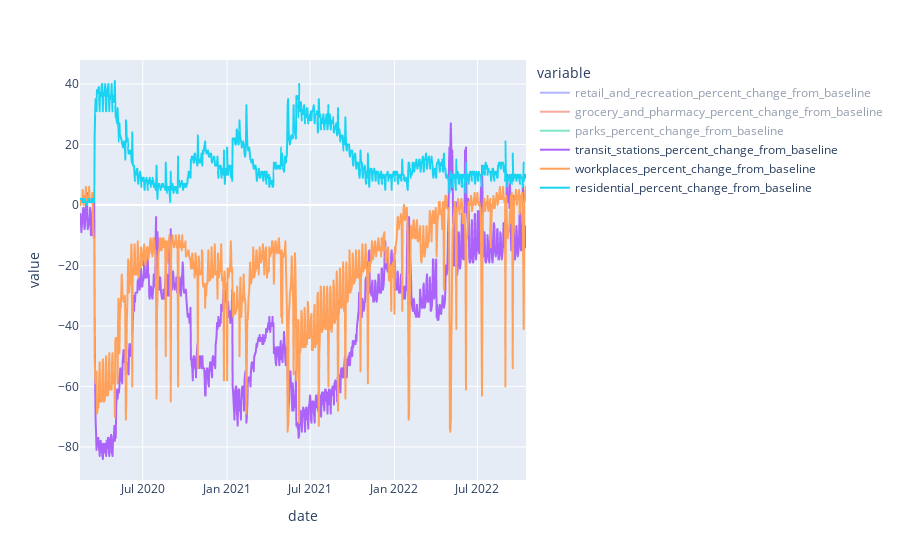

Notebook source saved alongside this figure:
### Code cell
fig = px.line(mob_df_mys, x='date', y=['retail_and_recreation_percent_change_from_baseline',
       'grocery_and_pharmacy_percent_change_from_baseline',
       'parks_percent_change_from_baseline',
       'transit_stations_percent_change_from_baseline',
       'workplaces_percent_change_from_baseline',
       'residential_percent_change_from_baseline'])
fig.show()

### Figure 1 — Plotly figure (JSON) as saved in the notebook; plotly's stock layout.template omitted (floating-point values rounded to 4 significant figures; data arrays with more than 128 entries replaced by an {"elided": "..."} marker saying what was removed)
{"data": [{"hovertemplate": "variable=retail_and_recreation_percent_change_from_baseline<br>date=%{x}<br>value=%{y}<extra></extra>", "legendgroup": "retail_and_recreation_percent_change_from_baseline", "line": {"color": "#636efa", "dash": "solid"}, "marker": {"symbol": "circle"}, "mode": "lines", "name": "retail_and_recreation_percent_change_from_baseline", "showlegend": true, "type": "scattergl", "visible": "legendonly", "x": {"elided": "974 str values"}, "xaxis": "x", "y": {"elided": "974 int values"}, "yaxis": "y"}, {"hovertemplate": "variable=grocery_and_pharmacy_percent_change_from_baseline<br>date=%{x}<br>value=%{y}<extra></extra>", "legendgroup": "grocery_and_pharmacy_percent_change_from_baseline", "line": {"color": "#EF553B", "dash": "solid"}, "marker": {"symbol": "circle"}, "mode": "lines", "name": "grocery_and_pharmacy_percent_change_from_baseline", "showlegend": true, "type": "scattergl", "visible": "legendonly", "x": {"elided": "974 str values"}, "xaxis": "x", "y": {"elided": "974 int values"}, "yaxis": "y"}, {"hovertemplate": "variable=parks_percent_change_from_baseline<br>date=%{x}<br>value=%{y}<extra></extra>", "legendgroup": "parks_percent_change_from_baseline", "line": {"color": "#00cc96", "dash": "solid"}, "marker": {"symbol": "circle"}, "mode": "lines", "name": "parks_percent_change_from_baseline", "showlegend": true, "type": "scattergl", "visible": "legendonly", "x": {"elided": "974 str values"}, "xaxis": "x", "y": {"elided": "974 int values"}, "yaxis": "y"}, {"hovertemplate": "variable=transit_stations_percent_change_from_baseline<br>date=%{x}<br>value=%{y}<extra></extra>", "legendgroup": "transit_stations_percent_change_from_baseline", "line": {"color": "#ab63fa", "dash": "solid"}, "marker": {"symbol": "circle"}, "mode": "lines", "name": "transit_stations_percent_change_from_baseline", "showlegend": true, "type": "scattergl", "x": {"elided": "974 str values"}, "xaxis": "x", "y": {"elided": "974 int values"}, "yaxis": "y"}, {"hovertemplate": "variable=workplaces_percent_change_from_baseline<br>date=%{x}<br>value=%{y}<extra></extra>", "legendgroup": "workplaces_percent_change_from_baseline", "line": {"color": "#FFA15A", "dash": "solid"}, "marker": {"symbol": "circle"}, "mode": "lines", "name": "workplaces_percent_change_from_baseline", "showlegend": true, "type": "scattergl", "x": {"elided": "974 str values"}, "xaxis": "x", "y": {"elided": "974 int values"}, "yaxis": "y"}, {"hovertemplate": "variable=residential_percent_change_from_baseline<br>date=%{x}<br>value=%{y}<extra></extra>", "legendgroup": "residential_percent_change_from_baseline", "line": {"color": "#19d3f3", "dash": "solid"}, "marker": {"symbol": "circle"}, "mode": "lines", "name": "residential_percent_change_from_baseline", "showlegend": true, "type": "scattergl", "x": {"elided": "974 str values"}, "xaxis": "x", "y": {"elided": "974 int values"}, "yaxis": "y"}], "layout": {"autosize": true, "legend": {"title": {"text": "variable"}, "tracegroupgap": 0}, "margin": {"t": 60}, "xaxis": {"anchor": "y", "autorange": true, "domain": [0, 1], "range": ["2020-02-15", "2022-10-15"], "title": {"text": "date"}, "type": "date"}, "yaxis": {"anchor": "x", "autorange": true, "domain": [0, 1], "range": [-90.94, 47.94], "title": {"text": "value"}, "type": "linear"}}}
